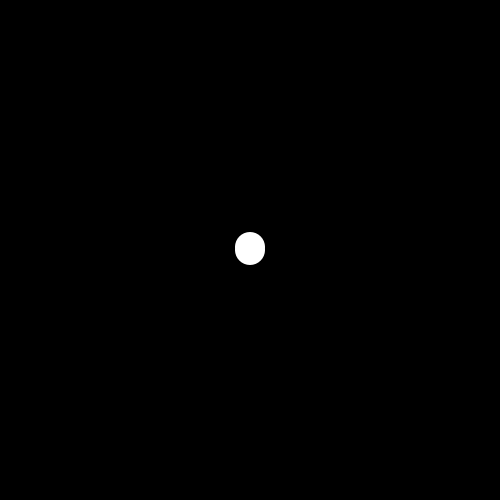
Frame 1 (no input)
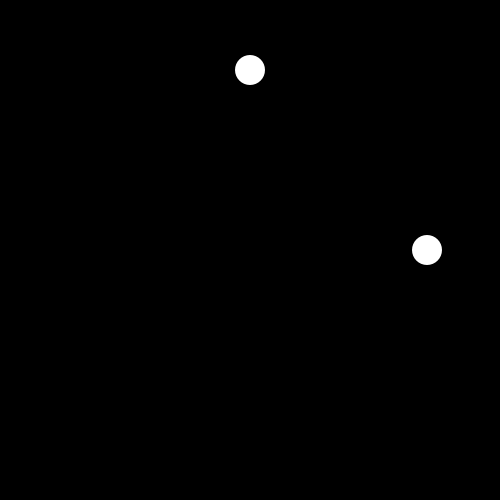
Frame 60 (the mouse pressed at the canvas centre just before this capture)
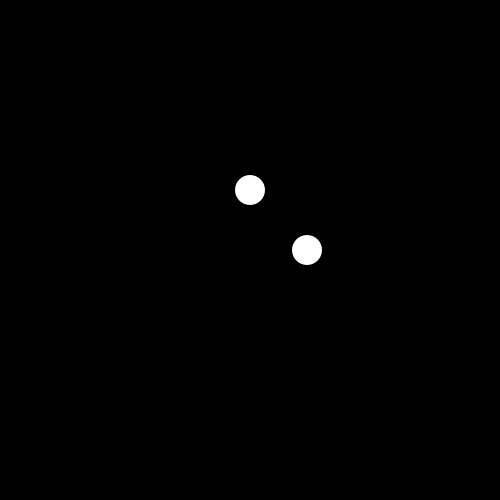
Frame 120 (the mouse held since frame 60 and released just before this capture)

The Processing sketch that drew these frames (run headless with seeded random() and noise(); from frame 60 on, the mouse is pressed at the canvas centre):

// Processing sketch: Variable_testing
// ── Variable_testing.pde
/*
Alexios Rekoutis
 6/24/2022
 Variables
 */

int diameter = 30;
int x = 0;

void setup() {
  size(500, 500);
}

void draw() {
  background(0);
  diameter = diameter;
  noStroke();
  fill(255);
  circle(width/2+x, height/2, diameter);
  x=x+3;
  circle(width/2, height/2-x, diameter);
 
 if (x==300){
  x=0;
 }
}
